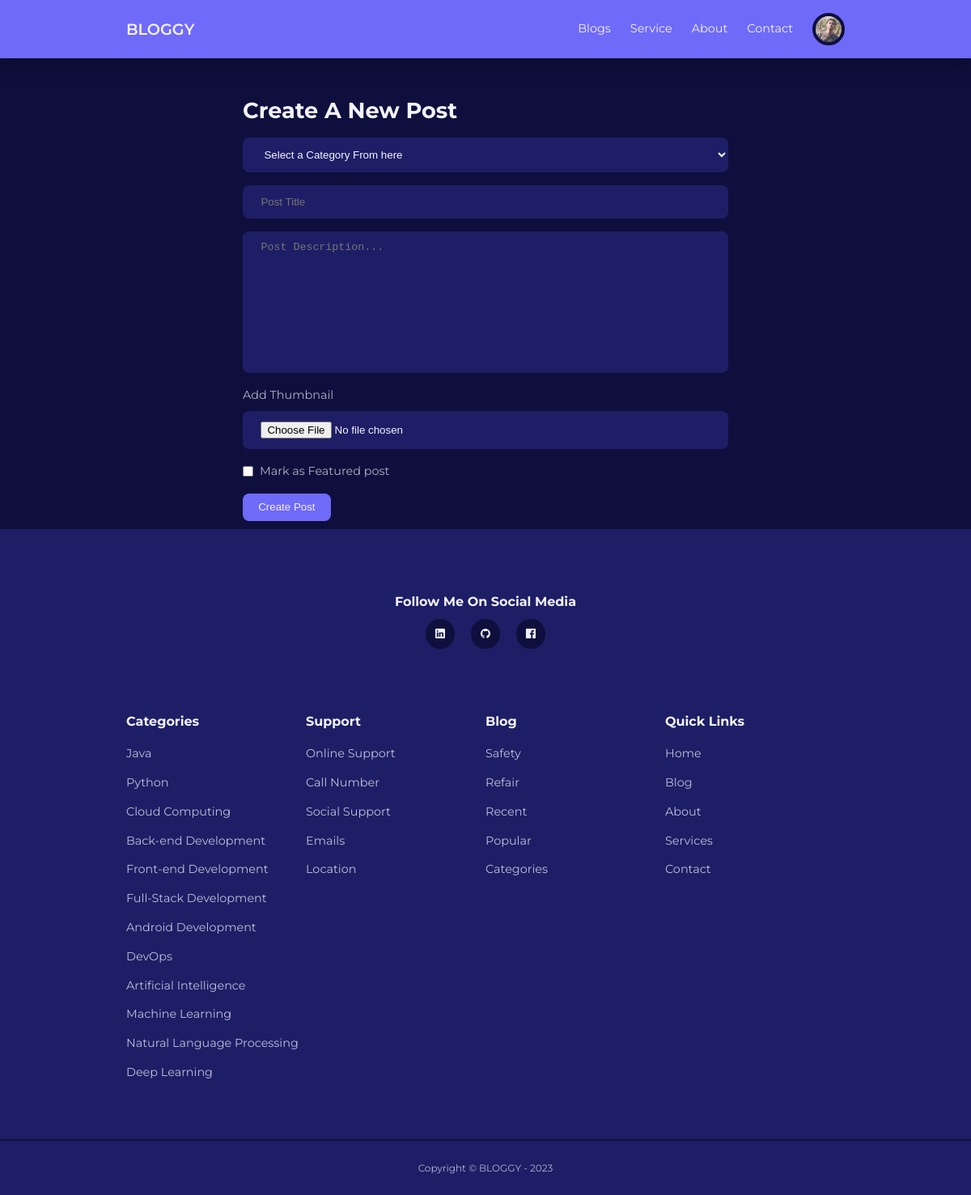
The app's page /admin/add-post.php (signed in) with its own data.
### tables this page shows
CREATE TABLE `users` (
  `id` int(11) NOT NULL,
  `first_name` varchar(30) NOT NULL,
  `last_name` varchar(30) NOT NULL,
  `username` varchar(30) NOT NULL,
  `email` varchar(50) NOT NULL,
  `password` varchar(255) NOT NULL,
  `avatar` varchar(255) DEFAULT NULL,
  `description` varchar(500) NOT NULL,
  `is_admin` tinyint(1) NOT NULL DEFAULT 0
);

CREATE TABLE `categories` (
  `id` int(11) NOT NULL,
  `title` varchar(255) NOT NULL,
  `description` varchar(500) NOT NULL DEFAULT 'This is a default description for this title.'
);

### admin/partials/header.php (called while the page is built, shortened)
<?php
require '../partials/header.php';

### admin/add-post.php (the view, shortened to what this page needs)
<?php
include 'partials/header.php';
$title = $_SESSION['add-post-data']['title'] ?? null;
$description = $_SESSION['add-post-data']['post_description'] ?? null;
$is_featured = $_SESSION['add-post-data']['is_featured'] ?? null;
?>
    <section class="form__section">
        <div class="form__section-container">
            <h2>Create A New Post</h2>
            <form action="<?= ROOT_URL ?>model/add-post.php" method="post" enctype="multipart/form-data">
                <select name="category_id" id="">
                    <option disabled selected>Select a Category From here</option>
                </select>
                <input type="text" name="title" placeholder="Post Title" value="<?= $title ?>">
                <textarea name="post_description" id="text-editor"cols="30" rows="10" placeholder="Post Description..."><?= $description ?></textarea>
                <div class="form__control">
                    <label for="thumbnail">Add Thumbnail</label>
                    <input type="file" name="post_thumbnail" id="thumbnail">
                </div>
                <?php if(isset($_SESSION['role'])) : ?>
                <div class="form__control inline">
                    <input type="checkbox" name="is_featured" <?= $is_featured == 0 ? '' : 'checked'?> value="1">
                    <label for="is_featured">Mark as Featured post</label>
                </div>
                <?php endif ?>
               <button type="submit" class="btn" name="submit">Create Post</button>
            </form>
        </div>
    </section>
<?php
include '../partials/footer.php';
?>

### partials/header.php (shortened to what this page needs)
<?php
require 'config/database.php';
if(isset($_SESSION['user-id'])){
    $id = filter_var($_SESSION['user-id'], FILTER_SANITIZE_NUMBER_INT);
    $sql = "SELECT * from users where id='$id'";
    $res = mysqli_query($conn, $sql);
    $user = mysqli_fetch_assoc($res);
}
?>
<!DOCTYPE html>
<html lang="en">
<head>
    <link rel="stylesheet" href="<?= ROOT_URL ?>css/style.css">
    <link rel="stylesheet" href="https://unicons.iconscout.com/release/v4.0.0/css/line.css">
</head>
<body>
    <nav>
        <div class="container nav__container">
            <a href="<?= ROOT_URL ?>" class="nav__logo">BLOGGY</a>
            <ul class="nav__items">
                <li><a href="<?= ROOT_URL ?>blog.php">Blogs</a></li>
                <li><a href="<?= ROOT_URL ?>service.php">Service</a></li>
                <li><a href="<?= ROOT_URL ?>about.php">About</a></li>
                <li><a href="<?= ROOT_URL ?>contact.php">Contact</a></li>
                <?php if(isset($_SESSION['user-id'])) : ?>
                <li class="nav__profile">
                    <div class="avatar">
                        <img src="<?= ROOT_URL .'images/avatar/'. $user['avatar']?>" alt="">
                    </div>
                </li>
                <?php else : ?>
                <li><a href="<?= ROOT_URL ?>signin.php">Login</a></li>
                <?php endif ?>
            </ul>
        </div>
    </nav>

### partials/footer.php (shortened to what this page needs)
<footer>
        <h4 style="text-align: center; margin-bottom: 10px;">Follow Me On Social Media</h4>
        <div class="footer__social">
            <a href="https://www.linkedin.com/in/nayem11" target="_blank" title="LinkedIn"><i class="uil uil-linkedin"></i></a>
            <a href="https://www.github.com/nayem1108" target="_blank" title="GitHub"><i class="uil uil-github"></i></a>
            <a href="https://www.facebook.com/mrnayemuddin" target="_blank" title="Facebook"><i class="uil uil-facebook"></i></a>
        </div>
        <div class="container footer__container">
            <article>
                <h4>Categories</h4>
                <ul>
                    <?php
                    $sql1 = "SELECT * FROM categories";
                    $cat_res_footer = mysqli_query($conn, $sql1);
                    while($category_footer = mysqli_fetch_assoc($cat_res_footer)):?>
                   <li><a href="<?= ROOT_URL ?>category-posts.php?category_id=<?= $category_footer['id']?>"><?= $category_footer['title']?></a></li>
                  <?php endwhile?>
                </ul>
            </article>
            <article>
                <h4>Support</h4>
                <ul>
                   <li><a href="">Online Support</a></li>
                   <li><a href="">Call Number</a></li>
                   <li><a href="">Social Support</a></li>
                   <li><a href="">Emails</a></li>
                   <li><a href="">Location</a></li>
                </ul>
            </article>
            <article>
                <h4>Blog</h4>
                <ul>
                   <li><a href="">Safety</a></li>
                   <li><a href="">Refair</a></li>
                   <li><a href="">Recent</a></li>
                   <li><a href="">Popular</a></li>
                   <li><a href="">Categories</a></li>
                </ul>
            </article>
            <article>
                <h4>Quick Links</h4>
                <ul>
                   <li><a href="<?= ROOT_URL ?>">Home</a></li>
                   <li><a href="<?= ROOT_URL ?>blog.php">Blog</a></li>
                   <li><a href="<?= ROOT_URL ?>about.php">About</a></li>
                   <li><a href="<?= ROOT_URL ?>service.php">Services</a></li>
                   <li><a href="<?= ROOT_URL ?>contact.php">Contact</a></li>
                </ul>
            </article>
        </div>
        <div class="footer__copyright">
            <small>Copyright &copy; BLOGGY - 2023</small>
        </div>
    </footer>
</body>
</html>

### css/style.css (style rules this page uses)
:root { --color-primary: #6f6af8; --color-primary-light: hsla(242, 86%, 66%, 0.18); --color-primary-variant: #5854c7; --color-red: #da0f3f; --color-red-light: hsl(346, 87%, 46%, 15%); --color-green: #00c476; --color-green-light: hsl(156, 100%, 38%, 15%); --color-gray-900: #1e1e66; --color-gray-700: #2d2b7c; --color-gray-300: rgba(242, 242, 254, 0.3); --color-gray-200: rgba(242, 242, 254, 0.7); --color-white: #f2f2fe; --color-bg: #0f0f3e; --transition: all 300ms ease; --container-width-lg: 74%; --container-width-md: 88%; --form-width: 50%; --card-border-radius-1: 0.3rem; --card-border-radius-2: 0.5rem; --card-border-radius-3: 0.8rem; --card-border-radius-4: 2rem; --card-border-radius-5: 5rem; }
* { margin: 0; padding: 0; outline: 0; border: 0; appearance: 0; list-style: none; text-decoration: none; box-sizing: border-box; }
body { font-family: 'Montserrat', sans-serif; line-height: 1.6; color: var(--color-gray-200); overflow-x: hidden; background: var(--color-bg); font-size: 0.9rem; }
.container { width: var(--container-width-lg); max-width: 1800px; margin-inline: auto; }
section { margin-top: 3rem; width: 100vw; }
h1, h2, h3, h4, h5 { color: var(--color-white); line-height: 1.3; }
h2 { font-size: 1.7rem; margin: 1rem 0; }
h4 { font-size: 1rem; }
a { color: var(--color-white); transition: var(--transition); }
img { display: block; width: 100%; object-fit: cover; }
nav { background: var(--color-primary); width: 100vw; height: 4.5rem; position:fixed; top: 0; z-index: 10; box-shadow: 0 1rem 1rem rgba(0, 0, 0, 0.2); }
.nav__container { height: 100%; display: flex; align-items: center; justify-content: space-between; }
.avatar { width: 2.5rem; height:2.5rem; aspect-ratio: 1/1; border-radius: 50%; overflow: hidden; border: 0.3rem solid var(--color-bg); }
.nav__logo { font-weight: 600; font-size: 1.2rem; }
.nav__items { display: flex; align-items: center; gap: 1.5rem; }
.nav__profile { position: relative; cursor: pointer; }
footer { background:var(--color-gray-900); padding: 5rem 0 0; box-shadow: inset 0 1.5rem 1.5 rgba(0, 0, 0, 0.2); }
.footer__social { margin-inline: auto; width: fit-content; margin-bottom: 5rem; display: flex; justify-content: space-between; align-items: center; gap: 1.2rem; }
.footer__social a { background: var(--color-bg); border-radius: 50%; width: 2.3rem; height: 2.3rem; display: flex; align-items: center; justify-content: center; }
.footer__container { display: grid; grid-template-columns: repeat(4, 1fr); }
footer h4 { color:var(--color-white); margin-bottom: 0.7rem; }
footer ul li { padding: 0.4rem 0; }
footer ul a { opacity: 0.75; }
.footer__copyright { text-align: center; padding: 1.5rem 0; border-top:2px solid var(--color-bg); margin-top: 4rem; }
.btn { display: inline-block; width: fit-content; padding: 0.6rem 1.2rem; background-color: var(--color-primary); border-radius: var(--card-border-radius-2); cursor: pointer; transition: var(--transition); color: var(--color-white); }
.form__section { margin-top: 5rem; display: grid; place-items: center; height: auto; margin-bottom: 10px; }
.form__section-container { width: var(--form-width); }
form { display: flex; flex-direction: column; gap: 1rem; }
.form__control { display: flex; flex-direction: column; gap: 0.5rem; }
.form__control.inline { flex-direction: row; align-items: center; }
input, textarea, select { padding: 0.8rem 1.4rem; background-color: var(--color-gray-900); border-radius: var(--card-border-radius-2); resize: none; color: var(--color-white); }

### records on screen
users: avatar (picture)
categories: title "Java"
categories: title "Python"
categories: title "Cloud Computing"
categories: title "Back-end Development"
categories: title "Front-end Development"
categories: title "Full-Stack Development"
categories: title "Android Development"
categories: title "DevOps"
categories: title "Artificial Intelligence"
categories: title "Machine Learning"
categories: title "Natural Language Processing"
categories: title "Deep Learning"
